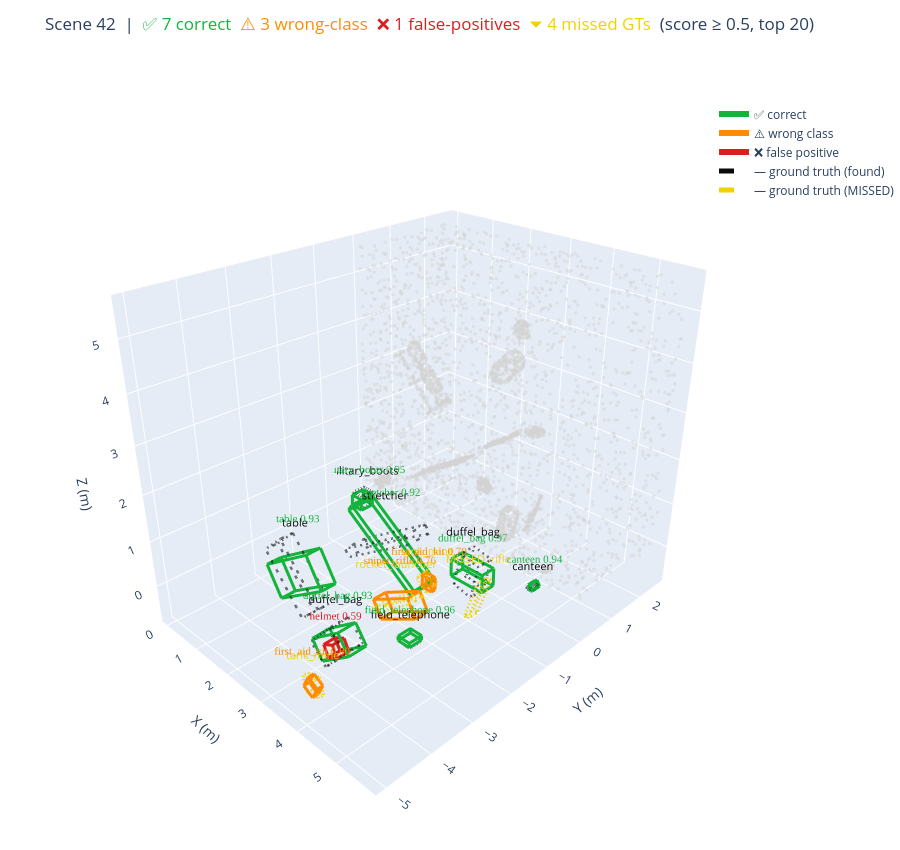

Source (notebook cell):
### Markdown cell above
## Cell 8 — Free-form: render any specific scene

Change `SCENE_IDX` to any 0-1499.

### Code cell
SCENE_IDX = 42
SCORE_THRESHOLD = 0.50
TOP_K = 20

fig = show_scene(SCENE_IDX, score_threshold=SCORE_THRESHOLD, top_k=TOP_K,
                 match_iou=0.25, pkl_path=PKL_PATH)
fig.show()

### Figure 1 — Plotly figure (JSON) as saved in the notebook; plotly's stock layout.template omitted (floating-point values rounded to 4 significant figures; data arrays with more than 128 entries replaced by an {"elided": "..."} marker saying what was removed)
{"data": [{"hoverinfo": "skip", "marker": {"color": "lightgray", "opacity": 0.45, "size": 2}, "mode": "markers", "name": "point cloud", "showlegend": false, "type": "scatter3d", "x": {"elided": "4000 float values"}, "y": {"elided": "4000 float values"}, "z": {"elided": "4000 float values"}}, {"line": {"color": "rgb(10, 10, 10)", "dash": "dash", "width": 5}, "mode": "lines", "name": "GT:duffel_bag (found)", "opacity": 0.55, "showlegend": false, "type": "scatter3d", "x": [3.623, 3.247, null, 3.247, 3.778, null, 3.778, 4.154, null, 4.154, 3.623, null, 3.623, 3.247, null, 3.247, 3.778, null, 3.778, 4.154, null, 4.154, 3.623, null, 3.623, 3.623, null, 3.247, 3.247, null, 3.778, 3.778, null, 4.154, 4.154, null], "y": [-3.829, -3.829, null, -3.829, -3.829, null, -3.829, -3.829, null, -3.829, -3.829, null, -4.243, -4.243, null, -4.243, -4.243, null, -4.243, -4.243, null, -4.243, -4.243, null, -3.829, -4.243, null, -3.829, -4.243, null, -3.829, -4.243, null, -3.829, -4.243, null], "z": [-0.2592, 0.07441, null, 0.07441, 0.6726, null, 0.6726, 0.339, null, 0.339, -0.2592, null, -0.2592, 0.07441, null, 0.07441, 0.6726, null, 0.6726, 0.339, null, 0.339, -0.2592, null, -0.2592, -0.2592, null, 0.07441, 0.07441, null, 0.6726, 0.6726, null, 0.339, 0.339, null]}, {"hoverinfo": "skip", "mode": "text", "showlegend": false, "text": ["duffel_bag"], "textfont": {"color": "rgb(10, 10, 10)", "size": 11}, "type": "scatter3d", "x": [3.701], "y": [-4.036], "z": [0.7526]}, {"line": {"color": "rgb(10, 10, 10)", "dash": "dash", "width": 5}, "mode": "lines", "name": "GT:military_boots (found)", "opacity": 0.55, "showlegend": false, "type": "scatter3d", "x": [0.4571, 0.4395, null, 0.4395, 0.181, null, 0.181, 0.1986, null, 0.1986, 0.4571, null, 0.4571, 0.4395, null, 0.4395, 0.181, null, 0.181, 0.1986, null, 0.1986, 0.4571, null, 0.4571, 0.4571, null, 0.4395, 0.4395, null, 0.181, 0.181, null, 0.1986, 0.1986, null], "y": [-0.2419, -0.2419, null, -0.2419, -0.2419, null, -0.2419, -0.2419, null, -0.2419, -0.2419, null, -0.5619, -0.5619, null, -0.5619, -0.5619, null, -0.5619, -0.5619, null, -0.5619, -0.5619, null, -0.2419, -0.5619, null, -0.2419, -0.5619, null, -0.2419, -0.5619, null, -0.2419, -0.5619, null], "z": [0.3017, 0.003092, null, 0.003092, 0.01829, null, 0.01829, 0.3169, null, 0.3169, 0.3017, null, 0.3017, 0.003092, null, 0.003092, 0.01829, null, 0.01829, 0.3169, null, 0.3169, 0.3017, null, 0.3017, 0.3017, null, 0.003092, 0.003092, null, 0.01829, 0.01829, null, 0.3169, 0.3169, null]}, {"hoverinfo": "skip", "mode": "text", "showlegend": false, "text": ["military_boots"], "textfont": {"color": "rgb(10, 10, 10)", "size": 11}, "type": "scatter3d", "x": [0.319], "y": [-0.4019], "z": [0.3969]}, {"line": {"color": "rgb(10, 10, 10)", "dash": "dash", "width": 5}, "mode": "lines", "name": "GT:table (found)", "opacity": 0.55, "showlegend": false, "type": "scatter3d", "x": [1.357, 2.374, null, 2.374, 1.869, null, 1.869, 0.8522, null, 0.8522, 1.357, null, 1.357, 2.374, null, 2.374, 1.869, null, 1.869, 0.8522, null, 0.8522, 1.357, null, 1.357, 1.357, null, 2.374, 2.374, null, 1.869, 1.869, null, 0.8522, 0.8522, null], "y": [-3.087, -3.087, null, -3.087, -3.087, null, -3.087, -3.087, null, -3.087, -3.087, null, -3.385, -3.385, null, -3.385, -3.385, null, -3.385, -3.385, null, -3.385, -3.385, null, -3.087, -3.385, null, -3.087, -3.385, null, -3.087, -3.385, null, -3.087, -3.385, null], "z": [0.9331, -0.1693, null, -0.1693, -0.6351, null, -0.6351, 0.4674, null, 0.4674, 0.9331, null, 0.9331, -0.1693, null, -0.1693, -0.6351, null, -0.6351, 0.4674, null, 0.4674, 0.9331, null, 0.9331, 0.9331, null, -0.1693, -0.1693, null, -0.6351, -0.6351, null, 0.4674, 0.4674, null]}, {"hoverinfo": "skip", "mode": "text", "showlegend": false, "text": ["table"], "textfont": {"color": "rgb(10, 10, 10)", "size": 11}, "type": "scatter3d", "x": [1.613], "y": [-3.236], "z": [1.013]}, {"line": {"color": "rgb(10, 10, 10)", "dash": "dash", "width": 5}, "mode": "lines", "name": "GT:field_telephone (found)", "opacity": 0.55, "showlegend": false, "type": "scatter3d", "x": [4.324, 4.328, null, 4.328, 4.606, null, 4.606, 4.602, null, 4.602, 4.324, null, 4.324, 4.328, null, 4.328, 4.606, null, 4.606, 4.602, null, 4.602, 4.324, null, 4.324, 4.324, null, 4.328, 4.328, null, 4.606, 4.606, null, 4.602, 4.602, null], "y": [-2.879, -2.879, null, -2.879, -2.879, null, -2.879, -2.879, null, -2.879, -2.879, null, -3.179, -3.179, null, -3.179, -3.179, null, -3.179, -3.179, null, -3.179, -3.179, null, -2.879, -3.179, null, -2.879, -3.179, null, -2.879, -3.179, null, -2.879, -3.179, null], "z": [0.0981, 0.2111, null, 0.2111, 0.2019, null, 0.2019, 0.08893, null, 0.08893, 0.0981, null, 0.0981, 0.2111, null, 0.2111, 0.2019, null, 0.2019, 0.08893, null, 0.08893, 0.0981, null, 0.0981, 0.0981, null, 0.2111, 0.2111, null, 0.2019, 0.2019, null, 0.08893, 0.08893, null]}, {"hoverinfo": "skip", "mode": "text", "showlegend": false, "text": ["field_telephone"], "textfont": {"color": "rgb(10, 10, 10)", "size": 11}, "type": "scatter3d", "x": [4.465], "y": [-3.029], "z": [0.2911]}, {"line": {"color": "rgb(240, 210, 0)", "dash": "dash", "width": 5}, "mode": "lines", "name": "GT:rocket_launcher (missed_wrong_class)", "opacity": 0.95, "showlegend": false, "type": "scatter3d", "x": [3.108, 3.045, null, 3.045, 4.014, null, 4.014, 4.078, null, 4.078, 3.108, null, 3.108, 3.045, null, 3.045, 4.014, null, 4.014, 4.078, null, 4.078, 3.108, null, 3.108, 3.108, null, 3.045, 3.045, null, 4.014, 4.014, null, 4.078, 4.078, null], "y": [-2.323, -2.323, null, -2.323, -2.323, null, -2.323, -2.323, null, -2.323, -2.323, null, -2.644, -2.644, null, -2.644, -2.644, null, -2.644, -2.644, null, -2.644, -2.644, null, -2.323, -2.644, null, -2.323, -2.644, null, -2.323, -2.644, null, -2.323, -2.644, null], "z": [-0.2368, -0.1491, null, -0.1491, 0.5579, null, 0.5579, 0.4702, null, 0.4702, -0.2368, null, -0.2368, -0.1491, null, -0.1491, 0.5579, null, 0.5579, 0.4702, null, 0.4702, -0.2368, null, -0.2368, -0.2368, null, -0.1491, -0.1491, null, 0.5579, 0.5579, null, 0.4702, 0.4702, null]}, {"hoverinfo": "skip", "mode": "text", "showlegend": false, "text": ["rocket_launcher"], "textfont": {"color": "rgb(240, 210, 0)", "size": 11}, "type": "scatter3d", "x": [3.561], "y": [-2.484], "z": [0.6379]}, {"line": {"color": "rgb(10, 10, 10)", "dash": "dash", "width": 5}, "mode": "lines", "name": "GT:canteen (found)", "opacity": 0.55, "showlegend": false, "type": "scatter3d", "x": [4.906, 4.89, null, 4.89, 5.01, null, 5.01, 5.026, null, 5.026, 4.906, null, 4.906, 4.89, null, 4.89, 5.01, null, 5.01, 5.026, null, 5.026, 4.906, null, 4.906, 4.906, null, 4.89, 4.89, null, 5.01, 5.01, null, 5.026, 5.026, null], "y": [-0.1906, -0.1906, null, -0.1906, -0.1906, null, -0.1906, -0.1906, null, -0.1906, -0.1906, null, -0.3906, -0.3906, null, -0.3906, -0.3906, null, -0.3906, -0.3906, null, -0.3906, -0.3906, null, -0.1906, -0.3906, null, -0.1906, -0.3906, null, -0.1906, -0.3906, null, -0.1906, -0.3906, null], "z": [0.05506, 0.109, null, 0.109, 0.1449, null, 0.1449, 0.09096, null, 0.09096, 0.05506, null, 0.05506, 0.109, null, 0.109, 0.1449, null, 0.1449, 0.09096, null, 0.09096, 0.05506, null, 0.05506, 0.05506, null, 0.109, 0.109, null, 0.1449, 0.1449, null, 0.09096, 0.09096, null]}, {"hoverinfo": "skip", "mode": "text", "showlegend": false, "text": ["canteen"], "textfont": {"color": "rgb(10, 10, 10)", "size": 11}, "type": "scatter3d", "x": [4.958], "y": [-0.2906], "z": [0.2249]}, {"line": {"color": "rgb(240, 210, 0)", "dash": "dash", "width": 5}, "mode": "lines", "name": "GT:rifle (missed)", "opacity": 0.95, "showlegend": false, "type": "scatter3d", "x": [4.309, 4.61, null, 4.61, 4.693, null, 4.693, 4.392, null, 4.392, 4.309, null, 4.309, 4.61, null, 4.61, 4.693, null, 4.693, 4.392, null, 4.392, 4.309, null, 4.309, 4.309, null, 4.61, 4.61, null, 4.693, 4.693, null, 4.392, 4.392, null], "y": [-1.187, -1.187, null, -1.187, -1.187, null, -1.187, -1.187, null, -1.187, -1.187, null, -1.452, -1.452, null, -1.452, -1.452, null, -1.452, -1.452, null, -1.452, -1.452, null, -1.187, -1.452, null, -1.187, -1.452, null, -1.187, -1.452, null, -1.187, -1.452, null], "z": [-0.3037, 0.5972, null, 0.5972, 0.5695, null, 0.5695, -0.3314, null, -0.3314, -0.3037, null, -0.3037, 0.5972, null, 0.5972, 0.5695, null, 0.5695, -0.3314, null, -0.3314, -0.3037, null, -0.3037, -0.3037, null, 0.5972, 0.5972, null, 0.5695, 0.5695, null, -0.3314, -0.3314, null]}, {"hoverinfo": "skip", "mode": "text", "showlegend": false, "text": ["MISSED: rifle"], "textfont": {"color": "rgb(240, 210, 0)", "size": 11}, "type": "scatter3d", "x": [4.501], "y": [-1.319], "z": [0.6772]}, {"line": {"color": "rgb(240, 210, 0)", "dash": "dash", "width": 5}, "mode": "lines", "name": "GT:tank_mine (missed_wrong_class)", "opacity": 0.95, "showlegend": false, "type": "scatter3d", "x": [4.016, 3.923, null, 3.923, 4.228, null, 4.228, 4.321, null, 4.321, 4.016, null, 4.016, 3.923, null, 3.923, 4.228, null, 4.228, 4.321, null, 4.321, 4.016, null, 4.016, 4.016, null, 3.923, 3.923, null, 4.228, 4.228, null, 4.321, 4.321, null], "y": [-4.851, -4.851, null, -4.851, -4.851, null, -4.851, -4.851, null, -4.851, -4.851, null, -4.966, -4.966, null, -4.966, -4.966, null, -4.966, -4.966, null, -4.966, -4.966, null, -4.851, -4.966, null, -4.851, -4.966, null, -4.851, -4.966, null, -4.851, -4.966, null], "z": [-0.1452, 0.1716, null, 0.1716, 0.2608, null, 0.2608, -0.05594, null, -0.05594, -0.1452, null, -0.1452, 0.1716, null, 0.1716, 0.2608, null, 0.2608, -0.05594, null, -0.05594, -0.1452, null, -0.1452, -0.1452, null, 0.1716, 0.1716, null, 0.2608, 0.2608, null, -0.05594, -0.05594, null]}, {"hoverinfo": "skip", "mode": "text", "showlegend": false, "text": ["tank_mine"], "textfont": {"color": "rgb(240, 210, 0)", "size": 11}, "type": "scatter3d", "x": [4.122], "y": [-4.908], "z": [0.3408]}, {"line": {"color": "rgb(10, 10, 10)", "dash": "dash", "width": 5}, "mode": "lines", "name": "GT:stretcher (found)", "opacity": 0.55, "showlegend": false, "type": "scatter3d", "x": [2.91, 3.01, null, 3.01, 1.237, null, 1.237, 1.138, null, 1.138, 2.91, null, 2.91, 3.01, null, 3.01, 1.237, null, 1.237, 1.138, null, 1.138, 2.91, null, 2.91, 2.91, null, 3.01, 3.01, null, 1.237, 1.237, null, 1.138, 1.138, null], "y": [-1.085, -1.085, null, -1.085, -1.085, null, -1.085, -1.085, null, -1.085, -1.085, null, -1.636, -1.636, null, -1.636, -1.636, null, -1.636, -1.636, null, -1.636, -1.636, null, -1.085, -1.636, null, -1.085, -1.636, null, -1.085, -1.636, null, -1.085, -1.636, null], "z": [0.917, 0.7607, null, 0.7607, -0.3659, null, -0.3659, -0.2096, null, -0.2096, 0.917, null, 0.917, 0.7607, null, 0.7607, -0.3659, null, -0.3659, -0.2096, null, -0.2096, 0.917, null, 0.917, 0.917, null, 0.7607, 0.7607, null, -0.3659, -0.3659, null, -0.2096, -0.2096, null]}, {"hoverinfo": "skip", "mode": "text", "showlegend": false, "text": ["stretcher"], "textfont": {"color": "rgb(10, 10, 10)", "size": 11}, "type": "scatter3d", "x": [2.074], "y": [-1.361], "z": [0.997]}, {"line": {"color": "rgb(240, 210, 0)", "dash": "dash", "width": 5}, "mode": "lines", "name": "GT:tank_mine (missed_wrong_class)", "opacity": 0.95, "showlegend": false, "type": "scatter3d", "x": [3.42, 3.161, null, 3.161, 3.353, null, 3.353, 3.612, null, 3.612, 3.42, null, 3.42, 3.161, null, 3.161, 3.353, null, 3.353, 3.612, null, 3.612, 3.42, null, 3.42, 3.42, null, 3.161, 3.161, null, 3.353, 3.353, null, 3.612, 3.612, null], "y": [-1.465, -1.465, null, -1.465, -1.465, null, -1.465, -1.465, null, -1.465, -1.465, null, -1.581, -1.581, null, -1.581, -1.581, null, -1.581, -1.581, null, -1.581, -1.581, null, -1.465, -1.581, null, -1.465, -1.581, null, -1.465, -1.581, null, -1.465, -1.581, null], "z": [-0.1656, 0.03919, null, 0.03919, 0.2817, null, 0.2817, 0.07691, null, 0.07691, -0.1656, null, -0.1656, 0.03919, null, 0.03919, 0.2817, null, 0.2817, 0.07691, null, 0.07691, -0.1656, null, -0.1656, -0.1656, null, 0.03919, 0.03919, null, 0.2817, 0.2817, null, 0.07691, 0.07691, null]}, {"hoverinfo": "skip", "mode": "text", "showlegend": false, "text": ["tank_mine"], "textfont": {"color": "rgb(240, 210, 0)", "size": 11}, "type": "scatter3d", "x": [3.387], "y": [-1.523], "z": [0.3617]}, {"line": {"color": "rgb(10, 10, 10)", "dash": "dash", "width": 5}, "mode": "lines", "name": "GT:duffel_bag (found)", "opacity": 0.55, "showlegend": false, "type": "scatter3d", "x": [4.049, 3.61, null, 3.61, 3.782, null, 3.782, 4.222, null, 4.222, 4.049, null, 4.049, 3.61, null, 3.61, 3.782, null, 3.782, 4.222, null, 4.222, 4.049, null, 4.049, 4.049, null, 3.61, 3.61, null, 3.782, 3.782, null, 4.222, 4.222, null], "y": [-0.6373, -0.6373, null, -0.6373, -0.6373, null, -0.6373, -0.6373, null, -0.6373, -0.6373, null, -1.003, -1.003, null, -1.003, -1.003, null, -1.003, -1.003, null, -1.003, -1.003, null, -0.6373, -1.003, null, -0.6373, -1.003, null, -0.6373, -1.003, null, -0.6373, -1.003, null], "z": [-0.2563, -0.1594, null, -0.1594, 0.6219, null, 0.6219, 0.525, null, 0.525, -0.2563, null, -0.2563, -0.1594, null, -0.1594, 0.6219, null, 0.6219, 0.525, null, 0.525, -0.2563, null, -0.2563, -0.2563, null, -0.1594, -0.1594, null, 0.6219, 0.6219, null, 0.525, 0.525, null]}, {"hoverinfo": "skip", "mode": "text", "showlegend": false, "text": ["duffel_bag"], "textfont": {"color": "rgb(10, 10, 10)", "size": 11}, "type": "scatter3d", "x": [3.916], "y": [-0.8201], "z": [0.7019]}, {"line": {"color": "rgb(20, 180, 60)", "width": 6}, "mode": "lines", "name": "duffel_bag (correct) 0.97", "opacity": 1, "showlegend": false, "type": "scatter3d", "x": [4.328, 4.331, null, 4.331, 3.539, null, 3.539, 3.537, null, 3.537, 4.328, null, 4.328, 4.331, null, 4.331, 3.539, null, 3.539, 3.537, null, 3.537, 4.328, null, 4.328, 4.328, null, 4.331, 4.331, null, 3.539, 3.539, null, 3.537, 3.537, null], "y": [-0.683, -0.683, null, -0.683, -0.683, null, -0.683, -0.683, null, -0.683, -0.683, null, -1.011, -1.011, null, -1.011, -1.011, null, -1.011, -1.011, null, -1.011, -1.011, null, -0.683, -1.011, null, -0.683, -1.011, null, -0.683, -1.011, null, -0.683, -1.011, null], "z": [0.3953, 0.004958, null, 0.004958, -0.0004368, null, -0.0004368, 0.3899, null, 0.3899, 0.3953, null, 0.3953, 0.004958, null, 0.004958, -0.0004368, null, -0.0004368, 0.3899, null, 0.3899, 0.3953, null, 0.3953, 0.3953, null, 0.004958, 0.004958, null, -0.0004368, -0.0004368, null, 0.3899, 0.3899, null]}, {"hoverinfo": "skip", "mode": "text", "showlegend": false, "text": ["duffel_bag 0.97"], "textfont": {"color": "rgb(20, 180, 60)", "family": "Arial Black", "size": 11}, "type": "scatter3d", "x": [3.934], "y": [-0.8468], "z": [0.5953]}, {"line": {"color": "rgb(20, 180, 60)", "width": 6}, "mode": "lines", "name": "field_telephone (correct) 0.96", "opacity": 1, "showlegend": false, "type": "scatter3d", "x": [4.327, 4.326, null, 4.326, 4.605, null, 4.605, 4.606, null, 4.606, 4.327, null, 4.327, 4.326, null, 4.326, 4.605, null, 4.605, 4.606, null, 4.606, 4.327, null, 4.327, 4.327, null, 4.326, 4.326, null, 4.605, 4.605, null, 4.606, 4.606, null], "y": [-2.888, -2.888, null, -2.888, -2.888, null, -2.888, -2.888, null, -2.888, -2.888, null, -3.184, -3.184, null, -3.184, -3.184, null, -3.184, -3.184, null, -3.184, -3.184, null, -2.888, -3.184, null, -2.888, -3.184, null, -2.888, -3.184, null, -2.888, -3.184, null], "z": [0.1148, 0.2088, null, 0.2088, 0.2112, null, 0.2112, 0.1171, null, 0.1171, 0.1148, null, 0.1148, 0.2088, null, 0.2088, 0.2112, null, 0.2112, 0.1171, null, 0.1171, 0.1148, null, 0.1148, 0.1148, null, 0.2088, 0.2088, null, 0.2112, 0.2112, null, 0.1171, 0.1171, null]}, {"hoverinfo": "skip", "mode": "text", "showlegend": false, "text": ["field_telephone 0.96"], "textfont": {"color": "rgb(20, 180, 60)", "family": "Arial Black", "size": 11}, "type": "scatter3d", "x": [4.466], "y": [-3.036], "z": [0.4112]}, {"line": {"color": "rgb(20, 180, 60)", "width": 6}, "mode": "lines", "name": "military_boots (correct) 0.95", "opacity": 1, "showlegend": false, "type": "scatter3d", "x": [0.205, 0.2162, null, 0.2162, 0.5078, null, 0.5078, 0.4966, null, 0.4966, 0.205, null, 0.205, 0.2162, null, 0.2162, 0.5078, null, 0.5078, 0.4966, null, 0.4966, 0.205, null, 0.205, 0.205, null, 0.2162, 0.2162, null, 0.5078, 0.5078, null, 0.4966, 0.4966, null], "y": [-0.2853, -0.2853, null, -0.2853, -0.2853, null, -0.2853, -0.2853, null, -0.2853, -0.2853, null, -0.6065, -0.6065, null, -0.6065, -0.6065, null, -0.6065, -0.6065, null, -0.6065, -0.6065, null, -0.2853, -0.6065, null, -0.2853, -0.6065, null, -0.2853, -0.6065, null, -0.2853, -0.6065, null], "z": [0.01508, 0.2715, null, 0.2715, 0.2588, null, 0.2588, 0.002356, null, 0.002356, 0.01508, null, 0.01508, 0.2715, null, 0.2715, 0.2588, null, 0.2588, 0.002356, null, 0.002356, 0.01508, null, 0.01508, 0.01508, null, 0.2715, 0.2715, null, 0.2588, 0.2588, null, 0.002356, 0.002356, null]}, {"hoverinfo": "skip", "mode": "text", "showlegend": false, "text": ["military_boots 0.95"], "textfont": {"color": "rgb(20, 180, 60)", "family": "Arial Black", "size": 11}, "type": "scatter3d", "x": [0.3564], "y": [-0.4459], "z": [0.4715]}, {"line": {"color": "rgb(20, 180, 60)", "width": 6}, "mode": "lines", "name": "canteen (correct) 0.94", "opacity": 1, "showlegend": false, "type": "scatter3d", "x": [5.011, 4.962, null, 4.962, 4.895, null, 4.895, 4.943, null, 4.943, 5.011, null, 5.011, 4.962, null, 4.962, 4.895, null, 4.895, 4.943, null, 4.943, 5.011, null, 5.011, 5.011, null, 4.962, 4.962, null, 4.895, 4.895, null, 4.943, 4.943, null], "y": [-0.1344, -0.1344, null, -0.1344, -0.1344, null, -0.1344, -0.1344, null, -0.1344, -0.1344, null, -0.3398, -0.3398, null, -0.3398, -0.3398, null, -0.3398, -0.3398, null, -0.3398, -0.3398, null, -0.1344, -0.3398, null, -0.1344, -0.3398, null, -0.1344, -0.3398, null, -0.1344, -0.3398, null], "z": [0.05475, 0.02462, null, 0.02462, 0.133, null, 0.133, 0.1631, null, 0.1631, 0.05475, null, 0.05475, 0.02462, null, 0.02462, 0.133, null, 0.133, 0.1631, null, 0.1631, 0.05475, null, 0.05475, 0.05475, null, 0.02462, 0.02462, null, 0.133, 0.133, null, 0.1631, 0.1631, null]}, {"hoverinfo": "skip", "mode": "text", "showlegend": false, "text": ["canteen 0.94"], "textfont": {"color": "rgb(20, 180, 60)", "family": "Arial Black", "size": 11}, "type": "scatter3d", "x": [4.953], "y": [-0.2371], "z": [0.3631]}, {"line": {"color": "rgb(20, 180, 60)", "width": 6}, "mode": "lines", "name": "duffel_bag (correct) 0.93", "opacity": 1, "showlegend": false, "type": "scatter3d", "x": [3.494, 3.237, null, 3.237, 3.946, null, 3.946, 4.203, null, 4.203, 3.494, null, 3.494, 3.237, null, 3.237, 3.946, null, 3.946, 4.203, null, 4.203, 3.494, null, 3.494, 3.494, null, 3.237, 3.237, null, 3.946, 3.946, null, 4.203, 4.203, null], "y": [-3.807, -3.807, null, -3.807, -3.807, null, -3.807, -3.807, null, -3.807, -3.807, null, -4.203, -4.203, null, -4.203, -4.203, null, -4.203, -4.203, null, -4.203, -4.203, null, -3.807, -4.203, null, -3.807, -4.203, null, -3.807, -4.203, null, -3.807, -4.203, null], "z": [-0.2344, 0.1178, null, 0.1178, 0.6352, null, 0.6352, 0.283, null, 0.283, -0.2344, null, -0.2344, 0.1178, null, 0.1178, 0.6352, null, 0.6352, 0.283, null, 0.283, -0.2344, null, -0.2344, -0.2344, null, 0.1178, 0.1178, null, 0.6352, 0.6352, null, 0.283, 0.283, null]}, {"hoverinfo": "skip", "mode": "text", "showlegend": false, "text": ["duffel_bag 0.93"], "textfont": {"color": "rgb(20, 180, 60)", "family": "Arial Black", "size": 11}, "type": "scatter3d", "x": [3.72], "y": [-4.005], "z": [0.8352]}, {"line": {"color": "rgb(20, 180, 60)", "width": 6}, "mode": "lines", "name": "table (correct) 0.93", "opacity": 1, "showlegend": false, "type": "scatter3d", "x": [0.8223, 2.094, null, 2.094, 2.485, null, 2.485, 1.213, null, 1.213, 0.8223, null, 0.8223, 2.094, null, 2.094, 2.485, null, 2.485, 1.213, null, 1.213, 0.8223, null, 0.8223, 0.8223, null, 2.094, 2.094, null, 2.485, 2.485, null, 1.213, 1.213, null], "y": [-3.022, -3.022, null, -3.022, -3.022, null, -3.022, -3.022, null, -3.022, -3.022, null, -3.364, -3.364, null, -3.364, -3.364, null, -3.364, -3.364, null, -3.364, -3.364, null, -3.022, -3.364, null, -3.022, -3.364, null, -3.022, -3.364, null, -3.022, -3.364, null], "z": [0.08944, 0.9065, null, 0.9065, 0.2984, null, 0.2984, -0.5187, null, -0.5187, 0.08944, null, 0.08944, 0.9065, null, 0.9065, 0.2984, null, 0.2984, -0.5187, null, -0.5187, 0.08944, null, 0.08944, 0.08944, null, 0.9065, 0.9065, null, 0.2984, 0.2984, null, -0.5187, -0.5187, null]}, {"hoverinfo": "skip", "mode": "text", "showlegend": false, "text": ["table 0.93"], "textfont": {"color": "rgb(20, 180, 60)", "family": "Arial Black", "size": 11}, "type": "scatter3d", "x": [1.654], "y": [-3.193], "z": [1.106]}, {"line": {"color": "rgb(20, 180, 60)", "width": 6}, "mode": "lines", "name": "stretcher (correct) 0.92", "opacity": 1, "showlegend": false, "type": "scatter3d", "x": [3.093, 2.992, null, 2.992, 1.226, null, 1.226, 1.327, null, 1.327, 3.093, null, 3.093, 2.992, null, 2.992, 1.226, null, 1.226, 1.327, null, 1.327, 3.093, null, 3.093, 3.093, null, 2.992, 2.992, null, 1.226, 1.226, null, 1.327, 1.327, null], "y": [-1.022, -1.022, null, -1.022, -1.022, null, -1.022, -1.022, null, -1.022, -1.022, null, -1.576, -1.576, null, -1.576, -1.576, null, -1.576, -1.576, null, -1.576, -1.576, null, -1.022, -1.576, null, -1.022, -1.576, null, -1.022, -1.576, null, -1.022, -1.576, null], "z": [-0.3021, -0.4522, null, -0.4522, 0.7368, null, 0.7368, 0.887, null, 0.887, -0.3021, null, -0.3021, -0.4522, null, -0.4522, 0.7368, null, 0.7368, 0.887, null, 0.887, -0.3021, null, -0.3021, -0.3021, null, -0.4522, -0.4522, null, 0.7368, 0.7368, null, 0.887, 0.887, null]}, {"hoverinfo": "skip", "mode": "text", "showlegend": false, "text": ["stretcher 0.92"], "textfont": {"color": "rgb(20, 180, 60)", "family": "Arial Black", "size": 11}, "type": "scatter3d", "x": [2.159], "y": [-1.299], "z": [1.087]}, {"line": {"color": "rgb(255, 140, 0)", "width": 6}, "mode": "lines", "name": "first_aid_kit (wrong_class) 0.80", "opacity": 1, "showlegend": false, "type": "scatter3d", "x": [4.089, 4.31, null, 4.31, 4.169, null, 4.169, 3.948, null, 3.948, 4.089, null, 4.089, 4.31, null, 4.31, 4.169, null, 4.169, 3.948, null, 3.948, 4.089, null, 4.089, 4.089, null, 4.31, 4.31, null, 4.169, 4.169, null, 3.948, 3.948, null], "y": [-4.858, -4.858, null, -4.858, -4.858, null, -4.858, -4.858, null, -4.858, -4.858, null, -4.977, -4.977, null, -4.977, -4.977, null, -4.977, -4.977, null, -4.977, -4.977, null, -4.858, -4.977, null, -4.858, -4.977, null, -4.858, -4.977, null, -4.858, -4.977, null], "z": [0.2487, 0.1329, null, 0.1329, -0.135, null, -0.135, -0.01919, null, -0.01919, 0.2487, null, 0.2487, 0.1329, null, 0.1329, -0.135, null, -0.135, -0.01919, null, -0.01919, 0.2487, null, 0.2487, 0.2487, null, 0.1329, 0.1329, null, -0.135, -0.135, null, -0.01919, -0.01919, null]}, {"hoverinfo": "skip", "mode": "text", "showlegend": false, "text": ["first_aid_kit 0.80"], "textfont": {"color": "rgb(255, 140, 0)", "family": "Arial Black", "size": 11}, "type": "scatter3d", "x": [4.129], "y": [-4.918], "z": [0.4487]}, {"line": {"color": "rgb(255, 140, 0)", "width": 6}, "mode": "lines", "name": "sniper_rifle (wrong_class) 0.76", "opacity": 1, "showlegend": false, "type": "scatter3d", "x": [3.986, 4.177, null, 4.177, 3.266, null, 3.266, 3.075, null, 3.075, 3.986, null, 3.986, 4.177, null, 4.177, 3.266, null, 3.266, 3.075, null, 3.075, 3.986, null, 3.986, 3.986, null, 4.177, 4.177, null, 3.266, 3.266, null, 3.075, 3.075, null], "y": [-2.308, -2.308, null, -2.308, -2.308, null, -2.308, -2.308, null, -2.308, -2.308, null, -2.616, -2.616, null, -2.616, -2.616, null, -2.616, -2.616, null, -2.616, -2.616, null, -2.308, -2.616, null, -2.308, -2.616, null, -2.308, -2.616, null, -2.308, -2.616, null], "z": [0.5334, 0.1823, null, 0.1823, -0.3146, null, -0.3146, 0.03654, null, 0.03654, 0.5334, null, 0.5334, 0.1823, null, 0.1823, -0.3146, null, -0.3146, 0.03654, null, 0.03654, 0.5334, null, 0.5334, 0.5334, null, 0.1823, 0.1823, null, -0.3146, -0.3146, null, 0.03654, 0.03654, null]}, {"hoverinfo": "skip", "mode": "text", "showlegend": false, "text": ["sniper_rifle 0.76"], "textfont": {"color": "rgb(255, 140, 0)", "family": "Arial Black", "size": 11}, "type": "scatter3d", "x": [3.626], "y": [-2.462], "z": [0.7334]}, {"line": {"color": "rgb(255, 140, 0)", "width": 6}, "mode": "lines", "name": "first_aid_kit (wrong_class) 0.70", "opacity": 1, "showlegend": false, "type": "scatter3d", "x": [3.545, 3.304, null, 3.304, 3.309, null, 3.309, 3.549, null, 3.549, 3.545, null, 3.545, 3.304, null, 3.304, 3.309, null, 3.309, 3.549, null, 3.549, 3.545, null, 3.545, 3.545, null, 3.304, 3.304, null, 3.309, 3.309, null, 3.549, 3.549, null], "y": [-1.461, -1.461, null, -1.461, -1.461, null, -1.461, -1.461, null, -1.461, -1.461, null, -1.565, -1.565, null, -1.565, -1.565, null, -1.565, -1.565, null, -1.565, -1.565, null, -1.461, -1.565, null, -1.461, -1.565, null, -1.461, -1.565, null, -1.461, -1.565, null], "z": [-0.09664, -0.09277, null, -0.09277, 0.1898, null, 0.1898, 0.1859, null, 0.1859, -0.09664, null, -0.09664, -0.09277, null, -0.09277, 0.1898, null, 0.1898, 0.1859, null, 0.1859, -0.09664, null, -0.09664, -0.09664, null, -0.09277, -0.09277, null, 0.1898, 0.1898, null, 0.1859, 0.1859, null]}, {"hoverinfo": "skip", "mode": "text", "showlegend": false, "text": ["first_aid_kit 0.70"], "textfont": {"color": "rgb(255, 140, 0)", "family": "Arial Black", "size": 11}, "type": "scatter3d", "x": [3.427], "y": [-1.513], "z": [0.3898]}, {"line": {"color": "rgb(220, 30, 30)", "width": 6}, "mode": "lines", "name": "helmet (fp) 0.59", "opacity": 1, "showlegend": false, "type": "scatter3d", "x": [3.868, 3.98, null, 3.98, 3.745, null, 3.745, 3.633, null, 3.633, 3.868, null, 3.868, 3.98, null, 3.98, 3.745, null, 3.745, 3.633, null, 3.633, 3.868, null, 3.868, 3.868, null, 3.98, 3.98, null, 3.745, 3.745, null, 3.633, 3.633, null], "y": [-4.011, -4.011, null, -4.011, -4.011, null, -4.011, -4.011, null, -4.011, -4.011, null, -4.269, -4.269, null, -4.269, -4.269, null, -4.269, -4.269, null, -4.269, -4.269, null, -4.011, -4.269, null, -4.011, -4.269, null, -4.011, -4.269, null, -4.011, -4.269, null], "z": [0.3727, 0.1546, null, 0.1546, 0.03338, null, 0.03338, 0.2515, null, 0.2515, 0.3727, null, 0.3727, 0.1546, null, 0.1546, 0.03338, null, 0.03338, 0.2515, null, 0.2515, 0.3727, null, 0.3727, 0.3727, null, 0.1546, 0.1546, null, 0.03338, 0.03338, null, 0.2515, 0.2515, null]}, {"hoverinfo": "skip", "mode": "text", "showlegend": false, "text": ["helmet 0.59"], "textfont": {"color": "rgb(220, 30, 30)", "family": "Arial Black", "size": 11}, "type": "scatter3d", "x": [3.806], "y": [-4.14], "z": [0.5727]}, {"line": {"color": "rgb(20, 180, 60)", "width": 6}, "mode": "lines", "name": "✅ correct", "showlegend": true, "type": "scatter3d", "x": [null], "y": [null], "z": [null]}, {"line": {"color": "rgb(255, 140, 0)", "width": 6}, "mode": "lines", "name": "⚠️ wrong class", "showlegend": true, "type": "scatter3d", "x": [null], "y": [null], "z": [null]}, {"line": {"color": "rgb(220, 30, 30)", "width": 6}, "mode": "lines", "name": "❌ false positive", "showlegend": true, "type": "scatter3d", "x": [null], "y": [null], "z": [null]}, {"line": {"color": "rgb(10, 10, 10)", "dash": "dash", "width": 5}, "mode": "lines", "name": "— ground truth (found)", "showlegend": true, "type": "scatter3d", "x": [null], "y": [null], "z": [null]}, {"line": {"color": "rgb(240, 210, 0)", "dash": "dash", "width": 5}, "mode": "lines", "name": "— ground truth (MISSED)", "showlegend": true, "type": "scatter3d", "x": [null], "y": [null], "z": [null]}], "layout": {"height": 850, "legend": {"font": {"size": 12}, "x": 0.85, "y": 0.95}, "margin": {"b": 0, "l": 0, "r": 0, "t": 60}, "scene": {"aspectmode": "data", "camera": {"center": {"x": 0, "y": 0, "z": 0}, "eye": {"x": 1.6, "y": -1.6, "z": 1.2}, "up": {"x": 0, "y": 0, "z": 1}}, "xaxis": {"title": {"text": "X (m)"}}, "yaxis": {"title": {"text": "Y (m)"}}, "zaxis": {"title": {"text": "Z (m)"}}}, "title": {"text": "Scene 42  |  <span style=\"color:rgb(20,180,60)\">✅ 7 correct</span>  <span style=\"color:rgb(255,140,0)\">⚠️ 3 wrong-class</span>  <span style=\"color:rgb(220,30,30)\">❌ 1 false-positives</span>  <span style=\"color:rgb(240,210,0)\">⏷ 4 missed GTs</span>  (score ≥ 0.5, top 20)"}}}
